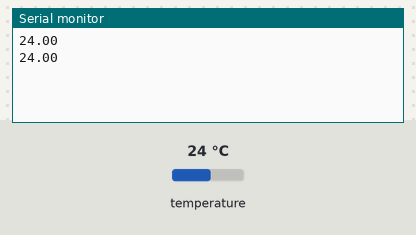
A sketch run on a simulated Arduino Uno, built with avr-gcc and run on an emulated ATmega328P. Shown: the last lines printed to the serial monitor. Inputs (shaded band) come from the test bench; at power-on: temperature 24 °C.

Above: at 3.3 s.
3.4 s: temperature set to 12 °C
At 5.2 s:
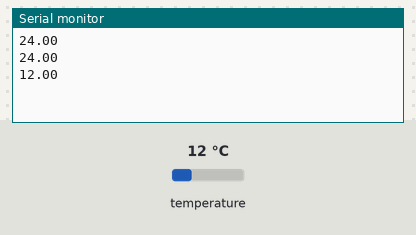
5.9 s: temperature set to 19 °C
At 6.5 s:
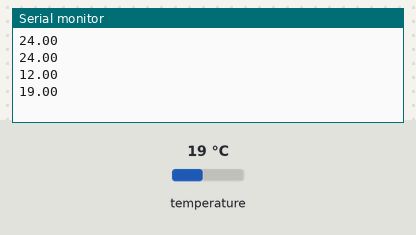
Timing chart, 0 to 8.9 s (numbered marks = the images above; inputs shaded):
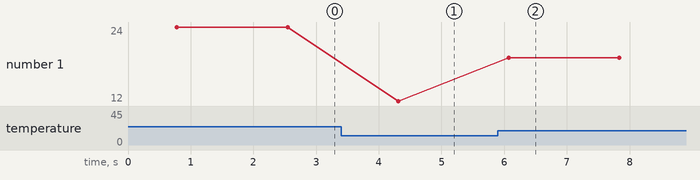

Measured:
- after the input at 3.4 s, the serial monitor: prints a new line after 0.91 s (image 1)
- after the input at 5.9 s, the serial monitor: prints a new line after 0.17 s (image 2)
- plotted number 1: 24 → 12 after the input at 3.4 s, 12 → 19 after the input at 5.9 s

The sketch:

DS18B20.ino
```cpp
#include <OneWire.h>
#include <DallasTemperature.h>

#define ONE_WIRE_BUS 2
OneWire oneWire(ONE_WIRE_BUS);
DallasTemperature sensors(&oneWire);

void setup() {
  Serial.begin(9600);
  sensors.begin();
}

void loop() {
  sensors.requestTemperatures();
  float value = sensors.getTempCByIndex(0);
  Serial.println(value);
  delay(1000);
}
```
